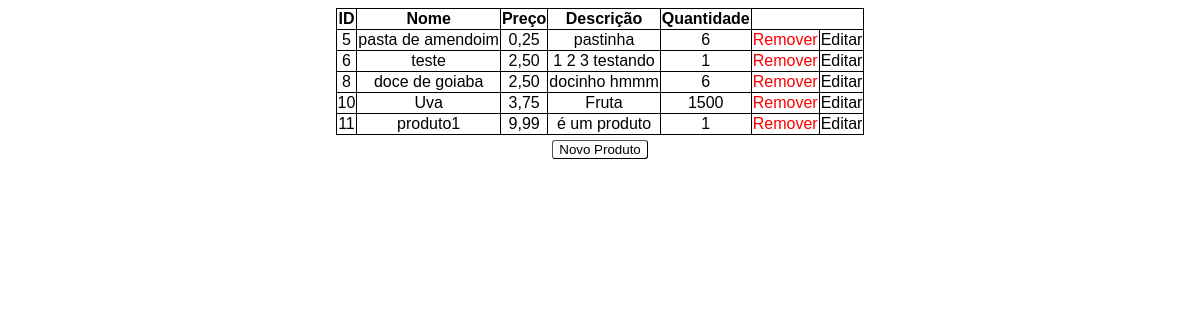
The app's page /, older data.
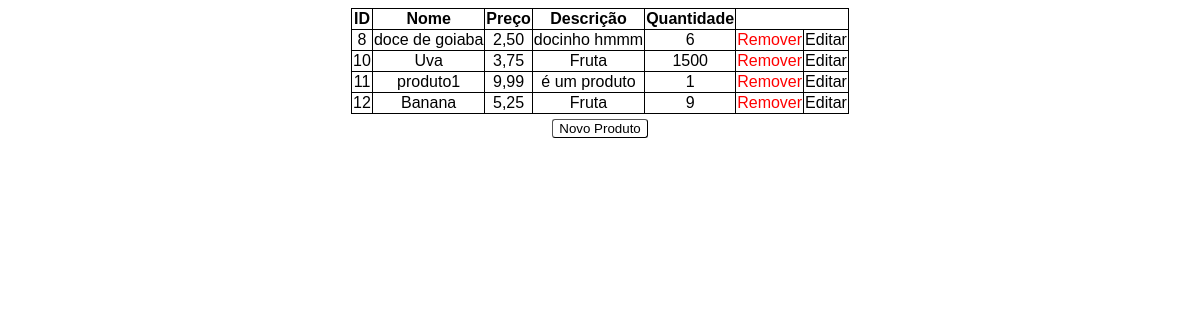
The same page, newer data.
### estoque/models.py (models this page shows, shortened)
class Produto(models.Model):
    nome = models.CharField(max_length=50, verbose_name="Nome")
    preco = models.DecimalField(max_digits=20, decimal_places=2, verbose_name="Preço")
    descricao = models.CharField(max_length=200, verbose_name="Descrição")
    quantidade = models.IntegerField(verbose_name="Quantidade")

### estoque/views.py (the view)
# urls.py: path('', views.listar,name='index.html'),
def listar(request):
    template_name = "estoque/index.html"
    produtos = Produto.objects.all()
    context = {'produtos': produtos}
    return render(request, template_name, context)

### estoque/templates/estoque/index.html
{% extends 'base.html' %}
{% block content %}
    <div class="container">
        <table border="1">
            <thead>
                <tr>
                    <th scope="col">ID</th>
                    <th scope="col">Nome</th>
                    <th scope="col">Preço</th>
                    <th scope="col">Descrição</th>
                    <th scope="col">Quantidade</th>
                </tr>
            </thead>
            <tbody>
                {% for produto in produtos %}
                <tr>
                    <td>{{produto.pk}}</td>
                    <td>{{produto.nome}}</td>
                    <td>{{produto.preco}}</td>
                    <td>{{produto.descricao}}</td>
                    <td>{{produto.quantidade}}</td>
                    <td><a href="{% url 'excluir' pk=produto.pk %}" id="del">Remover</a></td>
                    <td><a href="{% url 'editar' pk=produto.pk %}" id="edt">Editar</a></td>
                </tr>
                {% endfor %}
            </tbody>
        </table>
    </div>
    <div class="container" id="teste">
        <a href="{% url 'cadastrar_produto.html' %}"><button type="button" class="botao">Novo Produto</button></a>
    </div>
{% endblock %}

Row changes from the older to the newer data that the page shows:
removed Produto: pk "5", nome "pasta de amendoim", preco "0,25", descricao "pastinha", quantidade "6"
removed Produto: pk "6", nome "teste", preco "2,50", descricao "1 2 3 testando", quantidade "1"
added Produto: pk "12", nome "Banana", preco "5,25", descricao "Fruta", quantidade "9"
